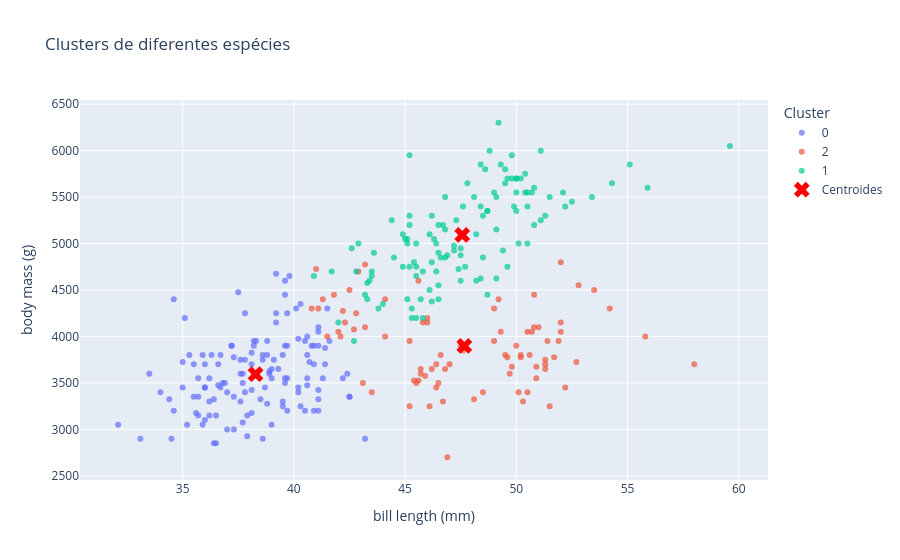

Write notebook code for a chart like this one.
### Code cell
df_clusters = pd.DataFrame({
	'bill_length_mm':penguins['bill_length_mm'],
	'body_mass_g': penguins['body_mass_g'],
	'cluster': labels.astype(str)
})

fig = px.scatter(df_clusters, x='bill_length_mm', y='body_mass_g', color='cluster',
		color_continuous_scale='viridis', opacity=0.7,
		title='Clusters de diferentes espécies')

fig.add_scatter(x=centroides_originais[:, 0], y=centroides_originais[:, 3],
		mode='markers', marker=dict(color='red', symbol='x', size=14),
		name='Centroides')

fig.update_layout(xaxis_title='bill length (mm)', yaxis_title='body mass (g)',
		legend_title='Cluster')
fig.show()

### Figure 1 — Plotly figure (JSON) as saved in the notebook; plotly's stock layout.template omitted (floating-point values rounded to 4 significant figures; data arrays with more than 128 entries replaced by an {"elided": "..."} marker saying what was removed)
{"data": [{"hovertemplate": "cluster=0<br>bill_length_mm=%{x}<br>body_mass_g=%{y}<extra></extra>", "legendgroup": "0", "marker": {"color": "#636efa", "opacity": 0.7, "symbol": "circle"}, "mode": "markers", "name": "0", "orientation": "v", "showlegend": true, "type": "scatter", "x": {"elided": "129 float values"}, "xaxis": "x", "y": {"elided": "129 int values"}, "yaxis": "y"}, {"hovertemplate": "cluster=2<br>bill_length_mm=%{x}<br>body_mass_g=%{y}<extra></extra>", "legendgroup": "2", "marker": {"color": "#EF553B", "opacity": 0.7, "symbol": "circle"}, "mode": "markers", "name": "2", "orientation": "v", "showlegend": true, "type": "scatter", "x": [42.5, 46, 44.1, 42.3, 42, 41.3, 41.8, 45.8, 42.8, 42.1, 42.9, 41.1, 40.8, 43.2, 41, 43.2, 45.6, 42.2, 42.7, 44.1, 43.1, 41.5, 46.5, 50, 51.3, 45.4, 52.7, 45.2, 46.1, 51.3, 46, 51.3, 46.6, 51.7, 47, 52, 45.9, 50.5, 50.3, 58, 46.4, 49.2, 48.5, 50.6, 46.7, 52, 50.5, 49.5, 46.4, 52.8, 54.2, 51, 49.7, 47.5, 47.6, 52, 46.9, 53.5, 49, 46.2, 50.9, 45.5, 50.9, 50.8, 50.1, 49, 51.5, 49.8, 48.1, 51.4, 45.7, 50.7, 52.2, 45.2, 49.3, 50.2, 45.6, 51.9, 46.8, 45.7, 55.8, 43.5, 49.6, 50.8, 50.2], "xaxis": "x", "y": [4500, 4200, 4400, 4150, 4050, 4400, 4450, 4150, 4250, 4000, 4700, 4300, 4300, 4100, 4725, 4775, 4600, 4275, 4075, 4000, 3500, 4000, 3500, 3900, 3650, 3525, 3725, 3950, 3250, 3750, 4150, 3700, 3800, 3775, 3700, 4050, 3575, 4050, 3300, 3700, 3450, 4400, 3400, 3800, 3300, 4150, 3400, 3800, 3700, 4550, 4300, 4100, 3600, 3900, 3850, 4800, 2700, 4500, 3950, 3650, 3550, 3500, 3675, 4450, 3400, 4300, 3250, 3675, 3325, 3950, 3600, 4050, 3450, 3250, 4050, 3800, 3525, 3950, 3650, 3650, 4000, 3400, 3775, 4100, 3775], "yaxis": "y"}, {"hovertemplate": "cluster=1<br>bill_length_mm=%{x}<br>body_mass_g=%{y}<extra></extra>", "legendgroup": "1", "marker": {"color": "#00cc96", "opacity": 0.7, "symbol": "circle"}, "mode": "markers", "name": "1", "orientation": "v", "showlegend": true, "type": "scatter", "x": [46.1, 50, 48.7, 50, 47.6, 46.5, 45.4, 46.7, 43.3, 46.8, 40.9, 49, 45.5, 48.4, 45.8, 49.3, 42, 49.2, 46.2, 48.7, 50.2, 45.1, 46.5, 46.3, 42.9, 46.1, 47.8, 48.2, 50, 47.3, 42.8, 45.1, 59.6, 49.1, 48.4, 42.6, 44.4, 44, 48.7, 42.7, 49.6, 45.3, 49.6, 50.5, 43.6, 45.5, 50.5, 44.9, 45.2, 46.6, 48.5, 45.1, 50.1, 46.5, 45, 43.8, 45.5, 43.2, 50.4, 45.3, 46.2, 45.7, 54.3, 45.8, 49.8, 49.5, 43.5, 50.7, 47.7, 46.4, 48.2, 46.5, 46.4, 48.6, 47.5, 51.1, 45.2, 45.2, 49.1, 52.5, 47.4, 50, 44.9, 50.8, 43.4, 51.3, 47.5, 52.1, 47.5, 52.2, 45.5, 49.5, 44.5, 50.8, 49.4, 46.9, 48.4, 51.1, 48.5, 55.9, 47.2, 49.1, 46.8, 41.7, 53.4, 43.3, 48.1, 50.5, 49.8, 43.5, 51.5, 46.2, 55.1, 48.8, 47.2, 46.8, 50.4, 45.2, 49.9], "xaxis": "x", "y": [4500, 5700, 4450, 5700, 5400, 4550, 4800, 5200, 4400, 5150, 4650, 5550, 4650, 5850, 4200, 5850, 4150, 6300, 4800, 5350, 5700, 5000, 4400, 5050, 5000, 5100, 5650, 4600, 5550, 5250, 4700, 5050, 6050, 5150, 5400, 4950, 5250, 4350, 5350, 3950, 5700, 4300, 4750, 5550, 4900, 4200, 5400, 5100, 5300, 4850, 5300, 4400, 5000, 4900, 5050, 4300, 5000, 4450, 5550, 4200, 5300, 4400, 5650, 4700, 5700, 5800, 4700, 5550, 4750, 5000, 5100, 5200, 4700, 5800, 4600, 6000, 4750, 5950, 4625, 5450, 4725, 5350, 4750, 5600, 4600, 5300, 4875, 5550, 4950, 5400, 4750, 5650, 4850, 5200, 4925, 4875, 4625, 5250, 4850, 5600, 4975, 5500, 5500, 4700, 5500, 4575, 5500, 5000, 5950, 4650, 5500, 4375, 5850, 6000, 4925, 4850, 5750, 5200, 5400], "yaxis": "y"}, {"marker": {"color": "red", "size": 14, "symbol": "x"}, "mode": "markers", "name": "Centroides", "type": "scatter", "x": [38.28, 47.57, 47.66], "y": [3594.0, 5092.0, 3898.0]}], "layout": {"autosize": true, "legend": {"title": {"text": "Cluster"}, "tracegroupgap": 0}, "title": {"text": "Clusters de diferentes espécies"}, "xaxis": {"anchor": "y", "autorange": true, "domain": [0, 1], "range": [30.43, 61.27], "title": {"text": "bill length (mm)"}, "type": "linear"}, "yaxis": {"anchor": "x", "autorange": true, "domain": [0, 1], "range": [2403.0, 6597.0], "title": {"text": "body mass (g)"}, "type": "linear"}}}
